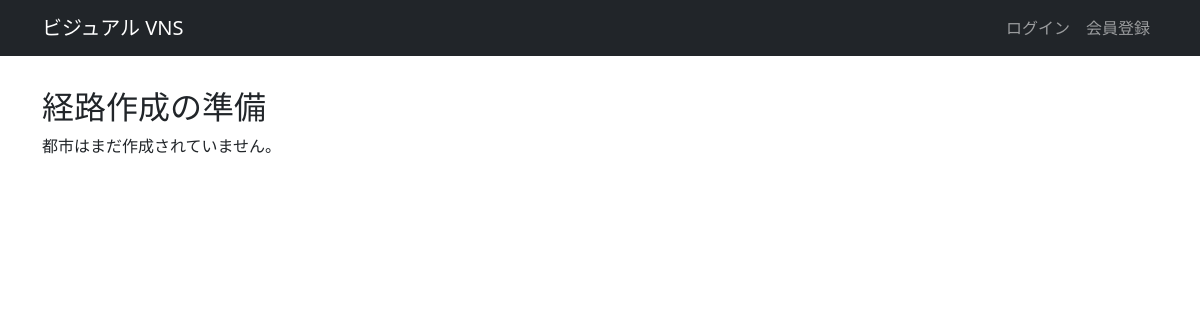
Before: /cities/solve_prepare/ with the older database file.
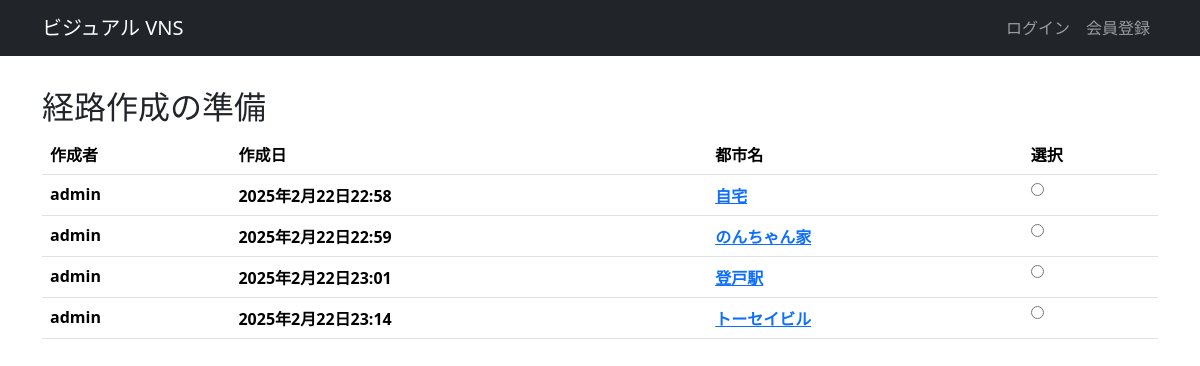
After: the same page with the newer database file.
### cities/models.py (models this page shows, shortened)
class City(models.Model):
    city_name = models.CharField('タイトル', max_length=128)
    address = models.TextField('住所', blank=True)
    description = models.TextField('備考', blank=True)
    salesman = models.ManyToManyField(Salesman, related_name='salesman', related_query_name='to_salesman')
    created_by = models.ForeignKey(settings.AUTH_USER_MODEL, verbose_name="作成者", on_delete=models.CASCADE)
    created_at = models.DateTimeField("作成日", auto_now_add=True)
    update_at = models.DateTimeField("更新日", auto_now=True)

### cities/views.py (the view)
# urls.py: path('solve_prepare/', views.solve_prepare, name='solve_prepare'),
def solve_prepare(request):
    cities = City.objects.all()
    return render(request, 'cities/solve_prepare.html', {'cities': cities})

### cities/templates/cities/solve_prepare.html
{% extends "base.html" %}
{% block main %}
<h2>経路作成の準備</h2>
{% if cities %}
<table class="table">
    <thead>
        <tr>
            <th>作成者</th>
            <th>作成日</th>
            <th>都市名</th>
            <th>選択</th>
        </tr>
    </thead>
    <tbody>
        {% for city in cities %}
        <tr>
            <th>{{ city.created_by.username }}</th>
            <th>{{ city.created_at }}</th>
            <th><a href="{% url 'city_detail' city.id %}">{{ city.city_name }}</a></th>
            <th><input type="radio"/></th>
        </tr>
        {% endfor %}
    </tbody>
</table>
{% else %}
<p>都市はまだ作成されていません。</p>
{% endif %}
{% endblock %}

### templates/base.html (shortened to what this page needs)
{% load static %}
{% load django_bootstrap5 %}
<html>
    <head>
        {% bootstrap_css %}
        <link rel="stylesheet" href="{% static 'cities/css/style.css' %}">
    </head>
    <body>
        <nav class="navbar navbar-expand flex-md-row navbar-dark bg-dark">
            <div class="container justify-content-between">
                <a href="/" class="navbar-brand">ビジュアル VNS</a>
                <ul class="navbar-nav mr-md-2">
                    {% if user.is_authenticated %}
                    <li class="nav-item"><a class="nav-link" href="{% url 'logout' %}">ログアウト</a></li>
                    {% else %}
                    <li class="nav-item"><a class="nav-link" href="{% url 'login' %}">ログイン</a></li>
                    <li class="nav-item"><a class="nav-link" href="{% url 'signup' %}">会員登録</a></li>
                    {% endif %}
                </ul>
            </div>
        </nav>
        <main>
            <div class="container">
                {% block main %}{% endblock %}
            </div>
        </main>
    </body>
</html>

### cities/static/cities/css/style.css (style rules this page uses)
main { padding: 2rem 0; }

Changed rows visible on the page:
added City: created_by.username "admin", created_at "2025年2月22日22:58", city_name "自宅"
added City: created_by.username "admin", created_at "2025年2月22日22:59", city_name "のんちゃん家"
added City: created_by.username "admin", created_at "2025年2月22日23:01", city_name "登戸駅"
added City: created_by.username "admin", created_at "2025年2月22日23:14", city_name "トーセイビル"
Other visible differences:
text no longer shown: "都市はまだ作成されていません。"
text now shown: "作成者 作成日 都市名 選択"
